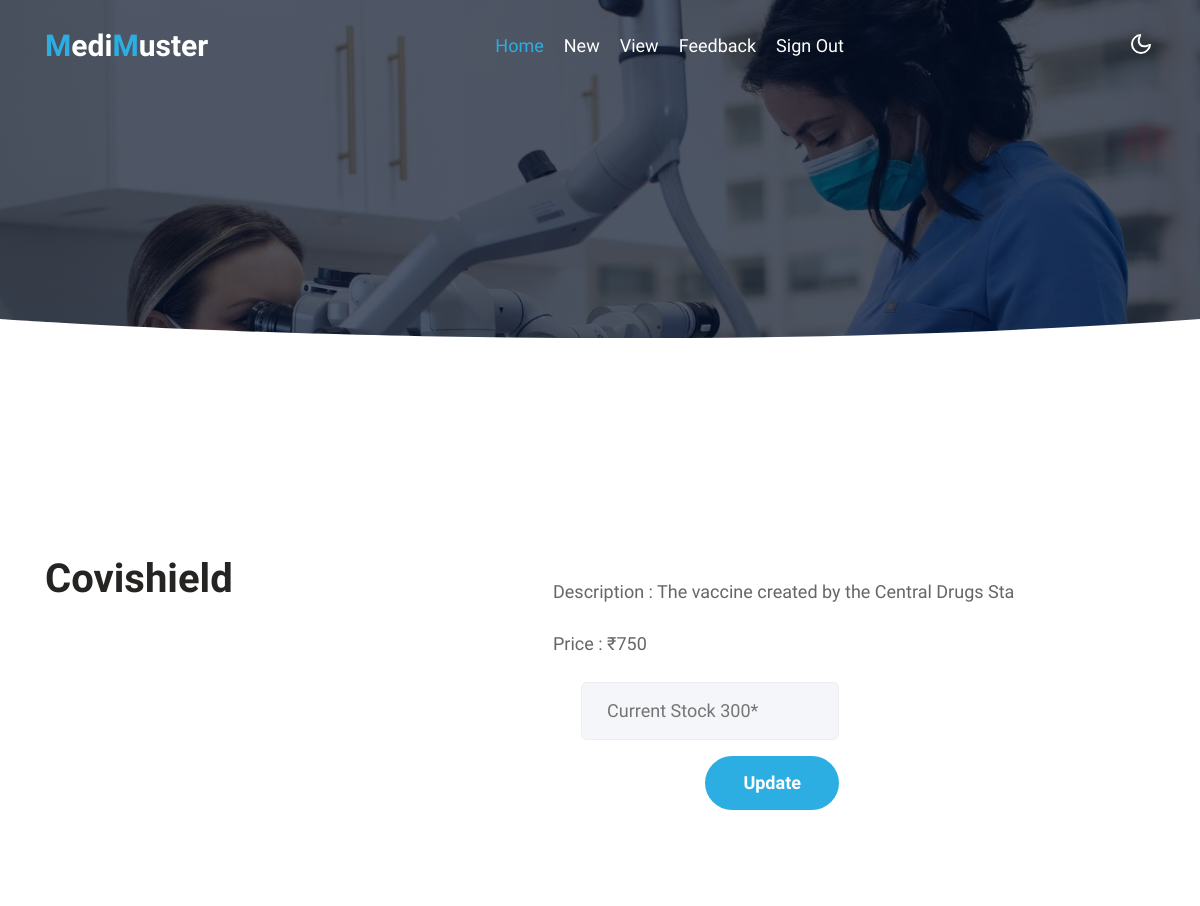
Screenshot of /Admin/ViewVaccineById.php?id=1 with the database file from the repository.
### tables this page shows
CREATE TABLE `vaccine` (
  `vid` int(11) NOT NULL,
  `type` varchar(44) NOT NULL,
  `description` varchar(300) NOT NULL,
  `stock` varchar(44) NOT NULL,
  `price` varchar(44) NOT NULL,
  `date` varchar(44) NOT NULL
);

### Admin/ViewVaccineById.php (the view, shortened to what this page needs)
<?php
include './Header.php';
?>
<?php
$id = $_GET['id'];
$qry = mysqli_query($conn, "SELECT * FROM `vaccine` WHERE `vid`='$id'");
if (mysqli_fetch_array($qry) > 0) {
    $qry = mysqli_query($conn, "SELECT * FROM `vaccine` WHERE `vid`='$id'");
    while ($row = mysqli_fetch_array($qry)) {
?>
        <div class="w3l-content-1 py-5">
            <div class="container py-lg-5 py-md-4 py-2">
                <div class="row w3l-content-inf mt-lg-5 pt-lg-5">
                    <div class="col-lg-5 w3l-content-left mt-lg-4">
                        <h3 class="title-w3l mb-4"><?php echo $row['type'] ?></h3>
                    </div>
                    <div class="col-lg-7 w3l-content-right pl-lg-5 mt-lg-4">
                        <p class="para-sub pr-lg-5 mt-md-4 mt-3 mx-auto">Description : <?php echo $row['description'] ?>
                        </p>
                        <p class="para-sub pr-lg-5 mt-md-4 mt-3 mx-auto">Price : &#8377;<?php echo $row['price'] ?>
                        </p>
                        <div class="contact-grids d-grid">
                            <div class="contact-right">
                                <form method="POST" class="signin-form">
                                    <div class="input-grids">
                                        <input type="number" name="stock" id="w3lSubect" placeholder="Current Stock <?php echo $row['stock'] ?>*" class="contact-input" required="" />
                                        <div class="w3l-submit text-lg-right">
                                            <button class="btn btn-style btn-primary" name="submit">Update</button>
                                        </div>
                                    </div>
                                </form>
                            </div>
                        </div>
                    </div>
                </div>
            </div>
        <?php
    }
} else {
        ?>
        <img src="../nodata.png" height="20%" width="20%" style=" margin-left: 500px; margin-right: auto;" />
    <?php
}
    ?>

### rows the page displays
vaccine: type "Covishield", description "The vaccine created by the Central Drugs Sta", price "750", stock "Current Stock 300*"
